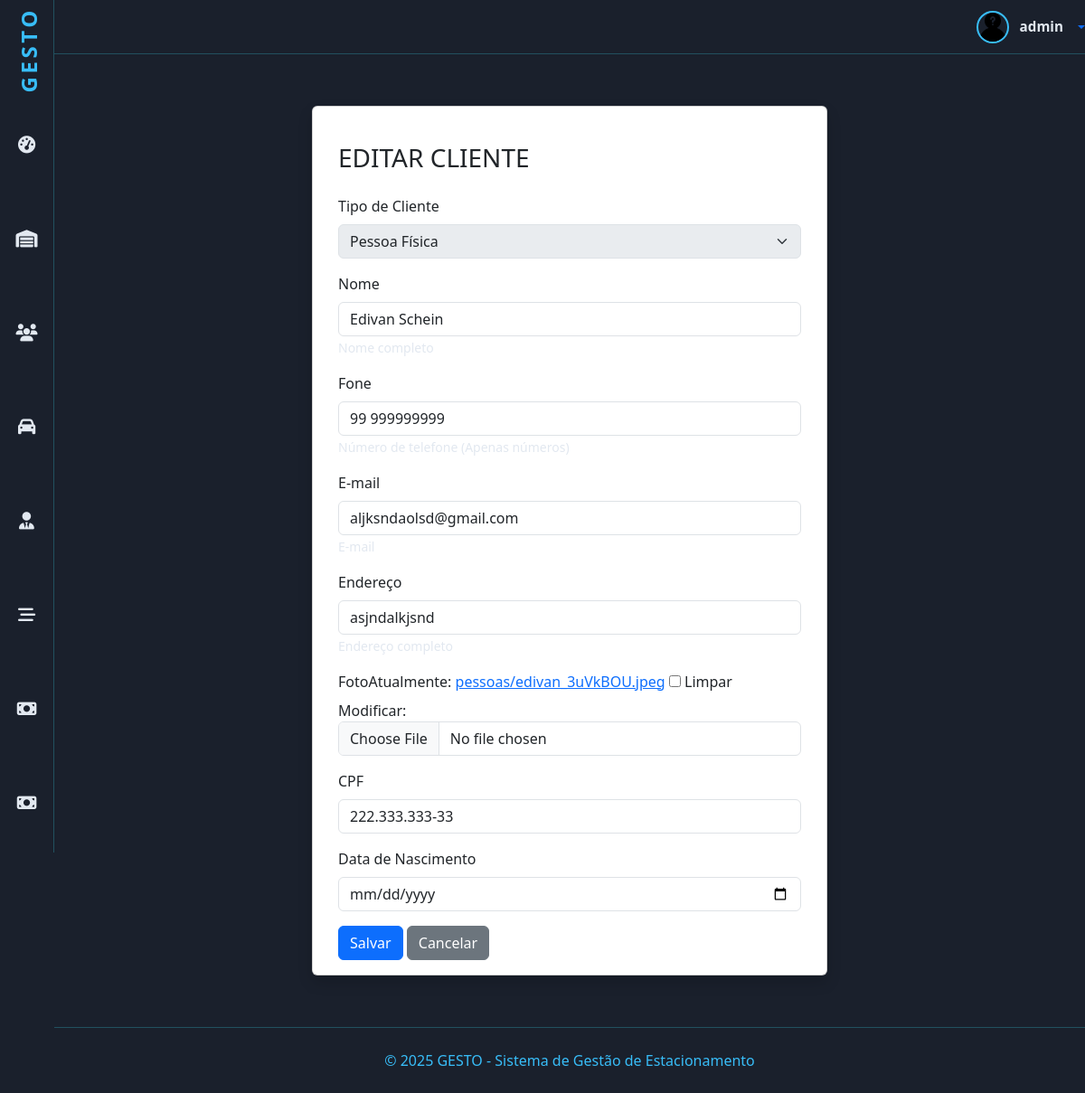
Page /clientes/cliente/1/editar/ (signed in) on the committed database.
### clientes/models.py (models this page shows, shortened)
class Pessoa(models.Model):
    nome = models.CharField('Nome', max_length=50, help_text='Nome completo')
    fone = models.CharField('Fone', max_length=12, help_text='Número de telefone (Apenas números)', unique=True)
    email = models.EmailField('E-mail', max_length=100, help_text='E-mail', unique=True)
    endereco = models.CharField('Endereço', max_length=300, help_text='Endereço completo')
    foto = StdImageField('Foto', upload_to='static/pessoas', delete_orphans=True, null=True, blank=True)
    class Meta:
        abstract = True

class ClienteGeral(Pessoa):
    TIPO_CLIENTE_CHOICES = (
        ('PF', 'Pessoa Física'),
        ('PJ', 'Pessoa Jurídica'),
    )
    tipo_cliente = models.CharField('Tipo de Cliente', max_length=2, choices=TIPO_CLIENTE_CHOICES)
    cpf = models.CharField('CPF ', max_length=14, unique=True, null=True, blank=True)
    data_nascimento = models.DateField('Data de Nascimento', null=True, blank=True)
    empresa = models.CharField('Nome da Empresa', max_length=100, null=True, blank=True)
    cnpj = models.CharField('CNPJ (Apenas números)', max_length=18, unique=True, null=True, blank=True)
    class Meta:
        verbose_name = 'Cliente'
        verbose_name_plural = 'Clientes'
        ordering = [Upper('nome'), Upper('empresa')]

### clientes/views.py (the view)
# urls.py: path('cliente/<int:pk>/editar/', ClienteUpdateView.as_view(), name='cliente_editar'),
class ClienteUpdateView(PermissionRequiredMixin, SuccessMessageMixin, UpdateView):
    permission_required = 'clientes.change_clientegeral'
    model = ClienteGeral
    form_class = ClienteGeralModelForm
    template_name = 'cliente_form.html'
    success_url = reverse_lazy('clientes')
    success_message = 'Cliente atualizado com sucesso!'
    def get_context_data(self, **kwargs):
        context = super().get_context_data(**kwargs)
        context["titulo"] = "Editar Cliente"
        return context

### clientes/templates/cliente_form.html (shortened to what this page needs)
{% extends 'principal.html' %}
{% load django_bootstrap5 %}
{% block content %}
<div id="dados">
<div class="card shadow m-3 col-md-6 mx-auto">
        <div class="card-body">
<div class="container">
    <h3 class="mt-4 mb-4">EDITAR CLIENTE</h3>
    <form method="post" enctype="multipart/form-data">
        {% bootstrap_form form %}
        <button type="submit" class="btn btn-primary">Salvar</button>
        <a href="{% url 'clientes' %}" class="btn btn-secondary">Cancelar</a>
    </form>
</div>
</div>
</div>
</div>
{% endblock %}

### home/templates/principal.html (shortened to what this page needs)
<!doctype html>
{% load static %}
{% load django_bootstrap5 %}
<html lang="pt-br">
<head>
    {% block head %}
    {% include "head.html" %}
    {% endblock %}
</head>
<body>
<header id="header-top" role="banner" aria-label="Cabeçalho superior">
    <div class="dropdown">
        <a href="#" class="user-profile text-decoration-none dropdown-toggle" data-bs-toggle="dropdown"
           aria-expanded="false">
            {% if user.is_authenticated %}
                {% if user.funcionario.foto %}
                    <img src="{{ user.funcionario.foto.url }}" alt="Avatar do utilizador"/>
                {% else %}
                    <img src="{% static 'img/desconhecido.png' %}" alt="Avatar do utilizador"/>
                {% endif %}
                <span>{{ user.username }}</span>
            {% else %}
                <i class="fas fa-sign-in-alt me-2"></i>
                <span>Acesso</span>
            {% endif %}
        </a>
    </div>
</header>
{% if request.user.is_authenticated %}
    <nav id="sidebar" aria-label="Menu principal">
        <div class="logo" aria-label="Logo GESTO">
            <a href="{% url 'index' %}"
               class="nav-link {% if request.resolver_match.url_name == 'index' %}active{% endif %}">GESTO</a>
        </div>
        <div data-bs-spy="scroll"  data-bs-offset="0" data-bs-smooth-scroll="true" class="scrollspy" tabindex="0">
      <ul class="nav flex-column" role="menu" aria-label="Navegação principal">
            <li class="nav-item" role="none">
                <a href="{% url 'index' %}"
                   class="nav-link {% if request.resolver_match.url_name == 'index' %}active{% endif %}">
                    <i class="fa-solid fa-gauge-high" aria-hidden="true"></i>
                </a>
            </li>
            <li class="nav-item" role="none">
                <a href="{% url 'estadias' %}"
                   class="nav-link {% if request.resolver_match.url_name == 'estadias' %}active{% endif %}">
                    <i class="fa-solid fa-warehouse" aria-hidden="true"></i>
                </a>
            </li>
            <li class="nav-item" role="none">
                <a href="{% url 'clientes' %}"
                   class="nav-link {% if request.resolver_match.url_name == 'clientes' %}active{% endif %}">
                    <i class="fas fa-users"></i>
                </a>
            </li>
            <li class="nav-item" role="none">
                <a href="{% url 'veiculos' %}"
                   class="nav-link {% if request.resolver_match.url_name == 'veiculos' %}active{% endif %}">
                    <i class="fas fa-car" aria-hidden="true"></i>
                </a>
            </li>
           <li class="nav-item" role="none">
                <a href="{% url 'funcionarios' %}"
                   class="nav-link {% if request.resolver_match.url_name == 'funcionarios' %}active{% endif %}">
                    <i class="fas fa-user-tie" aria-hidden="true"></i>
                </a>
            </li>
            <li class="nav-item" role="none">
                <a href="{% url 'vagas' %}"
                   class="nav-link {% if request.resolver_match.url_name == 'vagas' %}active{% endif %}">
                    <i class="fas fa-stream" aria-hidden="true"></i>
                </a>
            </li>
            <li class="nav-item" role="none">
                <a href="{% url 'valores' %}"
                   class="nav-link {% if request.resolver_match.url_name == 'valores' %}active{% endif %}">
                    <i class="fa-solid fa-money-bill" aria-hidden="true"></i>
                </a>
            </li>
            <li class="nav-item" role="none">
                <a href="{% url 'pagamentos:pagamentos' %}"
                    class="nav-link {% if request.resolver_match.url_name == 'pagamentos' %}active{% endif %}">
                    <i class="fa-solid fa-money-bill" aria-hidden="true"></i>
                </a>
            </li>
        </ul>
    </div>
    </nav>
{% endif %}
{% block content %}{% endblock %}
{% block footer %}
{% include "footer.html" %}
{% endblock %}
</body>
</html>

### home/templates/head.html (style rules this page uses)
:root { --bg-primary: #1a202c; --bg-card: #2d3748; --text-primary: #e2e8f0; --highlight: #38bdf8; --border-subtle: rgba(56, 223, 248, 0.25); --table-row-alt: #374151; }
.scrollspy { position: relative; height: 100vh; margin-top: .5rem; overflow: auto; -ms-overflow-style: none; scrollbar-width: none; }
body { background-color: var(--bg-primary); color: var(--text-primary); font-family: "Segoe UI", Tahoma, Geneva, Verdana, sans-serif; min-height: 100vh; overflow-x: hidden; margin-left: 5%; }
#dados { margin-top: 5%; margin-bottom: 5%; }
#sidebar { background-color: var(--bg-primary); min-height: 100vh; width: 5%; position: fixed; top: 0; left: 0; padding-top: 0.5rem; display: flex; flex-direction: column; align-items: center; border-right: 1px solid var(--border-subtle); z-index: 1030; transition: 0.7s ease-out; margin-bottom: 10%; }
#sidebar .logo { font-weight: 700; font-size: 1.5rem; color: var(--highlight); margin-bottom: 2rem; user-select: none; writing-mode: vertical-rl; transform: rotate(180deg); letter-spacing: 0.15em; text-align: center; width: 32px; }
#sidebar ul.nav { list-style: none; padding: 0; margin: 0; width: 100%; margin-bottom: 10%; padding-bottom: 30%; }
#sidebar ul.nav li { width: 100%; margin-bottom: 1.5rem; text-align: center; }
#sidebar ul.nav li a { color: var(--text-primary); font-size: 1.2rem; display: block; width: 100%; padding: 0.2rem 0; transition: color 0.3s; position: relative; }
#header-top { height: 60px; border-bottom: 1px solid var(--border-subtle); display: flex; align-items: center; justify-content: flex-end; gap: 1.5rem; margin-bottom: 2rem; color: var(--text-primary); }
#header-top .user-profile { display: flex; align-items: center; gap: 0.75rem; cursor: pointer; user-select: none; }
#header-top .user-profile img { width: 36px; height: 36px; border-radius: 50%; border: 2px solid var(--highlight); object-fit: cover; }
#header-top .user-profile span { font-weight: 600; font-size: 0.95rem; color: var(--text-primary); white-space: nowrap; }
.text-muted { color: var(--text-primary) !important; }

### rows in the picture
ClienteGeral: tipo_cliente "Pessoa Física", nome "Edivan Schein", fone "99 999999999", email "aljksndaolsd@gmail.com", endereco "asjndalkjsnd", cpf "222.333.333-33"

### other values in the picture
{{ user.username }} "admin"
